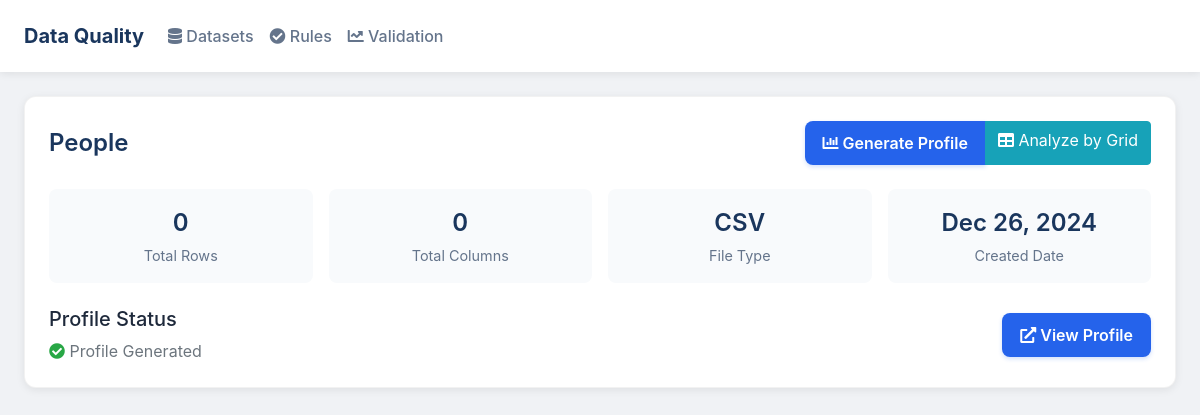
Screenshot of /datasets/detail/ (signed in) with the database file from the repository.
### core/models.py (models this page shows, shortened)
class Dataset(models.Model):
    FILE_TYPE_CHOICES = [
        ('csv', 'CSV'),
        ('excel', 'Excel'),
        ('json', 'JSON')
    ]
    PROFILE_STATUS_CHOICES = [
        ('not_generated', 'Not Generated'),
        ('processing', 'Processing'),
        ('completed', 'Completed'),
        ('failed', 'Failed')
    ]
    name = models.CharField(max_length=255)
    description = models.TextField(blank=True)
    file = models.FileField(upload_to='datasets/')
    file_type = models.CharField(max_length=10, choices=FILE_TYPE_CHOICES)
    created_at = models.DateTimeField(auto_now_add=True)
    updated_at = models.DateTimeField(auto_now=True)
    profile_status = models.CharField(
        max_length=20,
        choices=PROFILE_STATUS_CHOICES,
        default='not_generated'
    )
    profile_last_updated = models.DateTimeField(null=True, blank=True)
    profile_config = models.JSONField(null=True, blank=True)
    profile_report = models.FileField(upload_to='profiles/reports/', null=True, blank=True)
    profile_json = models.FileField(upload_to='profiles/json/', null=True, blank=True)
    total_rows = models.IntegerField(null=True, blank=True)
    total_columns = models.IntegerField(null=True, blank=True)
    column_names = models.JSONField(null=True, blank=True)
    column_types = models.JSONField(null=True, blank=True)
    is_sensitive = models.BooleanField(default=False, help_text="Mark if dataset contains sensitive information")
    uploaded_by = models.ForeignKey(
        User,
        on_delete=models.SET_NULL,
        null=True,
        blank=True,
        related_name='uploaded_datasets',
        help_text="User who uploaded the dataset"
    )
    def clean(self):
        if not self.file:
            raise ValidationError({'file': 'This field cannot be blank.'})
        if self.file_type not in [choice[0] for choice in self.FILE_TYPE_CHOICES]:
            raise ValidationError({'file_type': 'Invalid file type. Must be one of: csv, excel, json'})
    def save(self, *args, **kwargs):
        self.full_clean()
        super().save(*args, **kwargs)
    def get_preview_data(self, num_rows=5):
        if not self.file:
            return None
        try:
            if self.file_type == 'csv':
                df = pl.read_csv(self.file.path, infer_schema_length=None)
            elif self.file_type == 'excel':
                df = pl.read_excel(self.file.path)
            elif self.file_type == 'json':
                df = pl.read_json(self.file.path)
            else:
                return None
            preview_df = df.head(num_rows)
            self.total_rows = len(df)
            self.total_columns = len(df.columns)
            self.column_names = df.columns
            self.column_types = {col: str(df[col].dtype) for col in df.columns}
            self.save(update_fields=['total_rows', 'total_columns', 'column_names', 'column_types'])
            return {
                'columns': preview_df.columns,
                'rows': preview_df.rows(),
                'total_rows': self.total_rows,
                'total_columns': self.total_columns,
                'column_types': self.column_types
            }
        except Exception as e:
            print(f"Error reading file: {str(e)}")
            return None

### core/views.py (the view)
# urls.py: path('datasets/detail/', views.dataset_detail, name='dataset_detail_default'),
@login_required
def dataset_detail(request, dataset_id=None):
    if dataset_id:
        dataset = get_object_or_404(Dataset, id=dataset_id)
    else:
        dataset = Dataset.objects.order_by('-created_at').first()
        if not dataset:
            messages.warning(request, 'No datasets available.')
            return redirect('core:dataset_upload')
    preview_data = dataset.get_preview_data()
    validation_results = RuleValidationResult.objects.filter(dataset=dataset).order_by('-validation_date')[:5]
    return render(request, 'core/dataset_detail.html', {
        'dataset': dataset,
        'preview_data': preview_data,
        'validation_results': validation_results,
        'active_page': 'datasets'
    })

### core/templates/core/dataset_detail.html (shortened to what this page needs)
{% extends 'core/base.html' %}
{% load static %}
{% block content %}
<div class="dataset-detail-container">
    <div class="detail-card">
        <div class="detail-header">
            <h2 class="detail-title">{{ dataset.name }}</h2>
            <div class="btn-group">
                <button type="button" class="btn btn-primary" data-bs-toggle="modal" data-bs-target="#profileModal">
                    <i class="fas fa-chart-bar"></i> Generate Profile
                </button>
                <a href="{% url 'core:analyze_with_grid' dataset.id %}" class="btn btn-info">
                    <i class="fas fa-table"></i> Analyze by Grid
                </a>
            </div>
        </div>
        <div class="stats-grid">
            <div class="stat-card">
                <div class="stat-value">{{ dataset.total_rows|default:"0" }}</div>
                <div class="stat-label">Total Rows</div>
            </div>
            <div class="stat-card">
                <div class="stat-value">{{ dataset.total_columns|default:"0" }}</div>
                <div class="stat-label">Total Columns</div>
            </div>
            <div class="stat-card">
                <div class="stat-value">{{ dataset.file_type|upper }}</div>
                <div class="stat-label">File Type</div>
            </div>
            <div class="stat-card">
                <div class="stat-value">{{ dataset.created_at|date:"M d, Y" }}</div>
                <div class="stat-label">Created Date</div>
            </div>
        </div>
        <div class="profile-section">
            <div class="profile-status">
                <div>
                    <h5>Profile Status</h5>
                    <p class="text-muted mb-0">
                        {% if dataset.profile_status == 'completed' %}
                            <i class="fas fa-check-circle text-success"></i> Profile Generated
                        {% elif dataset.profile_status == 'processing' %}
                            <i class="fas fa-spinner fa-spin text-primary"></i> Generating Profile
                        {% elif dataset.profile_status == 'failed' %}
                            <i class="fas fa-exclamation-circle text-danger"></i> Profile Generation Failed
                        {% else %}
                            <i class="fas fa-circle text-secondary"></i> No Profile Generated
                        {% endif %}
                    </p>
                </div>
                <div class="profile-actions">
                    {% if dataset.profile_report %}
                        <a href="{{ dataset.profile_report.url }}" class="btn btn-primary" target="_blank">
                            <i class="fas fa-external-link-alt"></i> View Profile
                        </a>
                    {% endif %}
                </div>
            </div>
        </div>
    </div>
</div>
{% endblock %}

### core/templates/core/base.html (style rules this page uses)
body { background-color: #f0f2f5; color: #1e293b; font-family: -apple-system, BlinkMacSystemFont, "Segoe UI", Roboto, "Helvetica Neue", Arial, sans-serif; }
.btn-primary { background: #2563eb; border: none; border-radius: 8px; padding: 10px 18px; font-weight: 600; transition: all 0.2s ease; box-shadow: 0 2px 4px rgba(37,99,235,0.2); }

### core/templates/core/dataset_detail.html (style rules this page uses)
.dataset-detail-container { padding: 24px; background-color: #f0f2f5; min-height: calc(100vh - 56px); }
.detail-card { background: white; border-radius: 12px; box-shadow: 0 2px 8px rgba(0,0,0,0.08); border: 1px solid rgba(0,0,0,0.05); margin-bottom: 24px; padding: 24px; }
.detail-header { display: flex; justify-content: space-between; align-items: center; margin-bottom: 24px; }
.detail-title { color: #1a365d; margin: 0; font-size: 1.5rem; font-weight: 600; }
.profile-section { margin-top: 24px; }
.profile-status { display: flex; justify-content: space-between; align-items: center; margin-top: 8px; }
.profile-actions { display: flex; gap: 8px; }
.stats-grid { display: grid; grid-template-columns: repeat(auto-fit, minmax(200px, 1fr)); gap: 16px; margin-bottom: 24px; }
.stat-card { background: #f8fafc; border-radius: 8px; padding: 16px; text-align: center; }
.stat-value { font-size: 1.5rem; font-weight: 600; color: #1a365d; }
.stat-label { color: #64748b; font-size: 0.9rem; margin-top: 4px; }

### rows the page displays
Dataset: name "People", total_rows "0", total_columns "0", file_type "CSV", created_at "Dec 26, 2024"
